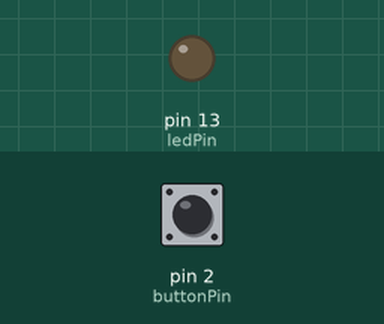
Bench run of a sketch on a simulated Arduino Uno, built with avr-gcc and run on an emulated ATmega328P. Parts: output pins drawn as LEDs (lit = HIGH). The inputs (shaded band) are chosen by the test bench; at power-on: pin 2 (buttonPin) HIGH.

Above: at 1.2 s.
1.3 s: pin 2 (buttonPin) pulled LOW for 3.2 s
At 2.5 s:
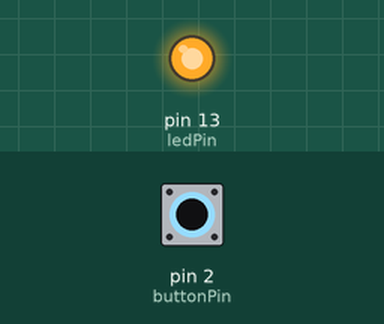
At 3.9 s:
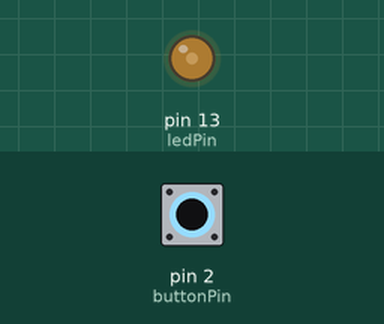
6.0 s: pin 2 (buttonPin) pulled LOW for 0.15 s
At 6.3 s:
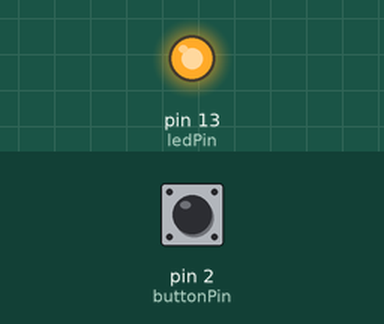
Timing chart, 0 to 9.0 s (numbered marks = the images above; inputs shaded):
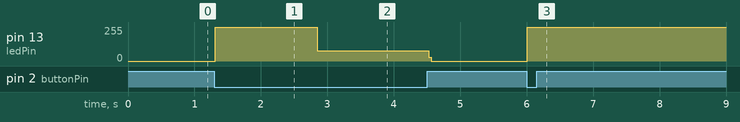

Measured:
- after the input at 1.3 s, pin 13 (ledPin): 0/255 → 255/255 at once, → 77/255 1.5 s later, → 0/255 1.7 s later
- after the input at 6.0 s, pin 13 (ledPin): 0/255 → 255/255 at once

The sketch:

runtrack_button2.ino
```cpp
const int buttonPin = 2;  // The pin where the button is connected
const int ledPin = 13;    // The pin where the LED is connected

int buttonState = 0;           // Current state of the button
int lastButtonState = 0;       // Previous state of the button
unsigned long lastPressTime = 0;  // Time of the last button press
unsigned long debounceDelay = 10; // Debounce delay in milliseconds
int pressCount = 0;           // Counter for the number of button presses
unsigned long doublePressWindow = 500; // Time window (in ms) for double press detection
unsigned long longPressThreshold = 1500; // Long press threshold (1.5 seconds)

void setup() {
  pinMode(buttonPin, INPUT_PULLUP);  // Set the button pin as input with an internal pull-up resistor
  pinMode(ledPin, OUTPUT);           // Set the LED pin as output
  digitalWrite(ledPin, LOW);         // Ensure the LED is initially off
}

void loop() {
  int reading = digitalRead(buttonPin);  // Read the current state of the button

  // Check if the button state has changed (press or release)
  if (reading != lastButtonState) {
    lastPressTime = millis();  // Update the time of the state change
  }

  // If the button has been pressed (with debounce delay)
  if ((millis() - lastPressTime) > debounceDelay) {
    if (reading == LOW) {  // Button is pressed
      pressCount++;  // Increment the press count
      digitalWrite(ledPin, HIGH);  // Turn the LED on while the button is pressed
    }
  }

  // If the button is held down for a long time (1.5 seconds or more)
  if (reading == LOW && (millis() - lastPressTime >= longPressThreshold)) {
    digitalWrite(ledPin, LOW);  // Turn off the LED after 1.5 seconds
    pressCount = 0;  // Reset press count on long press
  }

  // If button is released (after a press)
  if (reading == HIGH && lastButtonState == LOW) {
    // Single press: Turn the LED off when released
    if (pressCount == 1) {
      digitalWrite(ledPin, LOW);  // Turn the LED off
    }
    // Double press: Keep the LED on
    else if (pressCount == 2) {
      digitalWrite(ledPin, HIGH);  // Keep the LED on
    }

    // Reset press count after a small time window (for double press detection)
    if (millis() - lastPressTime <= doublePressWindow) {
      pressCount = 0;  // Reset the press count after double press time window
    }

    // Reset press count if no double press was detected (time window passed)
    if (millis() - lastPressTime > doublePressWindow) {
      pressCount = 0;  // Reset press count after double press window timeout
    }
  }

  // Save the current button state for next iteration
  lastButtonState = reading;
}
```
